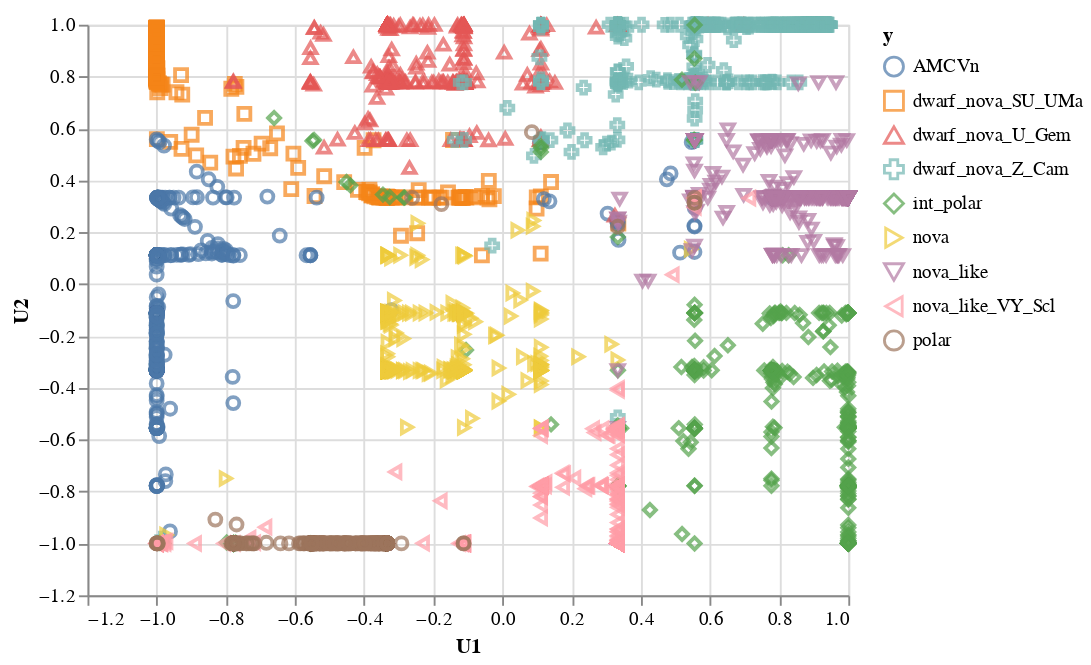

This figure's notebook cell:
### Markdown cell above
### Using class probabilities as input

### Code cell
# Preliminaries
# If you try to create a plot that will directly embed a dataset with more than 5000 rows, you will see a MaxRowsError:
# This is not because Altair cannot handle larger datasets, but it is because it is important for the user to think carefully 
# about how large datasets are handled. As noted above in Why does Altair lead to such extremely large notebooks?, 
# it is quite easy to end up with very large notebooks if you make many visualizations of a large dataset, and this error 
# is a way of preventing that.
# If you are certain you would like to embed your dataset within the visualization specification, you can disable the 
# MaxRows check with the following:

alt.data_transformers.disable_max_rows()


# These are all our class probabilities from our original model.
labels2 = enc.classes_.tolist()
preds_train = mod.predict_proba(X_train)
print(np.min(preds_train, axis=1))
preds_test = mod.predict_proba(X_test)

# Let's add some column names.
preds_train_df = pd.DataFrame()
for count, name in enumerate(labels2):
    preds_train_df[name] = preds_train[:,count]

preds_test_df = pd.DataFrame()
for count, name in enumerate(labels2):
    preds_test_df[name] = preds_test[:,count]


scaler = StandardScaler().fit(preds_train_df)
preds_train_df = scaler.transform(preds_train_df)
preds_test_df = scaler.transform(preds_test_df)

data = preds_train_df
y_set = y_train
X_set = X_train

gtm_model = ugtm.runGTM(data,verbose=False,k=10)

# Use the following if you want to see the projections of the test data onto the latent space.
transformed=ugtm.transform(optimizedModel=gtm_model,train=data,test=preds_test_df)

# mean projection
# mean position of each data point in latent space.
# Further information located here: https://ugtm.readthedocs.io/en/latest/ugtm.html?highlight=ugtm.matY#module-ugtm.ugtm_classes/
# For projection of test data use: mean_u = transformed.matMeans, otherwise use:
mean_u = gtm_model.matMeans

mean_u = pd.DataFrame(mean_u, columns=['U1','U2'])

# Add the labels to the latent space. Since we are using the training data, we use y_train.
mean_u_labels = mean_u.copy()
mean_u_labels['y'] = enc.inverse_transform(y_train)

# May also use. Actually you can't as this is just a scikit learn wrapper and does not contain the methods of the above.
gtm_model2 = eGTM(k=10,verbose=False).fit(data).transform(data)
mean_u2 = pd.DataFrame()
mean_u2['U1'] = gtm_model2[:,0]
mean_u2['U2'] = gtm_model2[:,1]

# Plot the latent space. But do so with a combination of different shapes and colours.

alt.Chart(mean_u_labels).mark_point(size=40).encode(
    x='U1', 
    y='U2',
    color= 'y',
    shape='y',
    tooltip=['y']
    )

### Figure 1 — Vega-Lite specification as saved in the notebook (floating-point values rounded to 4 significant figures; data arrays with more than 128 entries replaced by an {"elided": "..."} marker saying what was removed)
{"config": {"view": {"continuousWidth": 400, "continuousHeight": 300}}, "data": {"name": "data-d23a91fac222131e6f017210ff250378"}, "mark": {"type": "point", "size": 40}, "encoding": {"color": {"field": "y", "type": "nominal"}, "shape": {"field": "y", "type": "nominal"}, "tooltip": [{"field": "y", "type": "nominal"}], "x": {"field": "U1", "type": "quantitative"}, "y": {"field": "U2", "type": "quantitative"}}, "$schema": "https://vega.github.io/schema/vega-lite/v4.17.0.json", "datasets": {"data-d23a91fac222131e6f017210ff250378": {"elided": "3479 records"}}}
